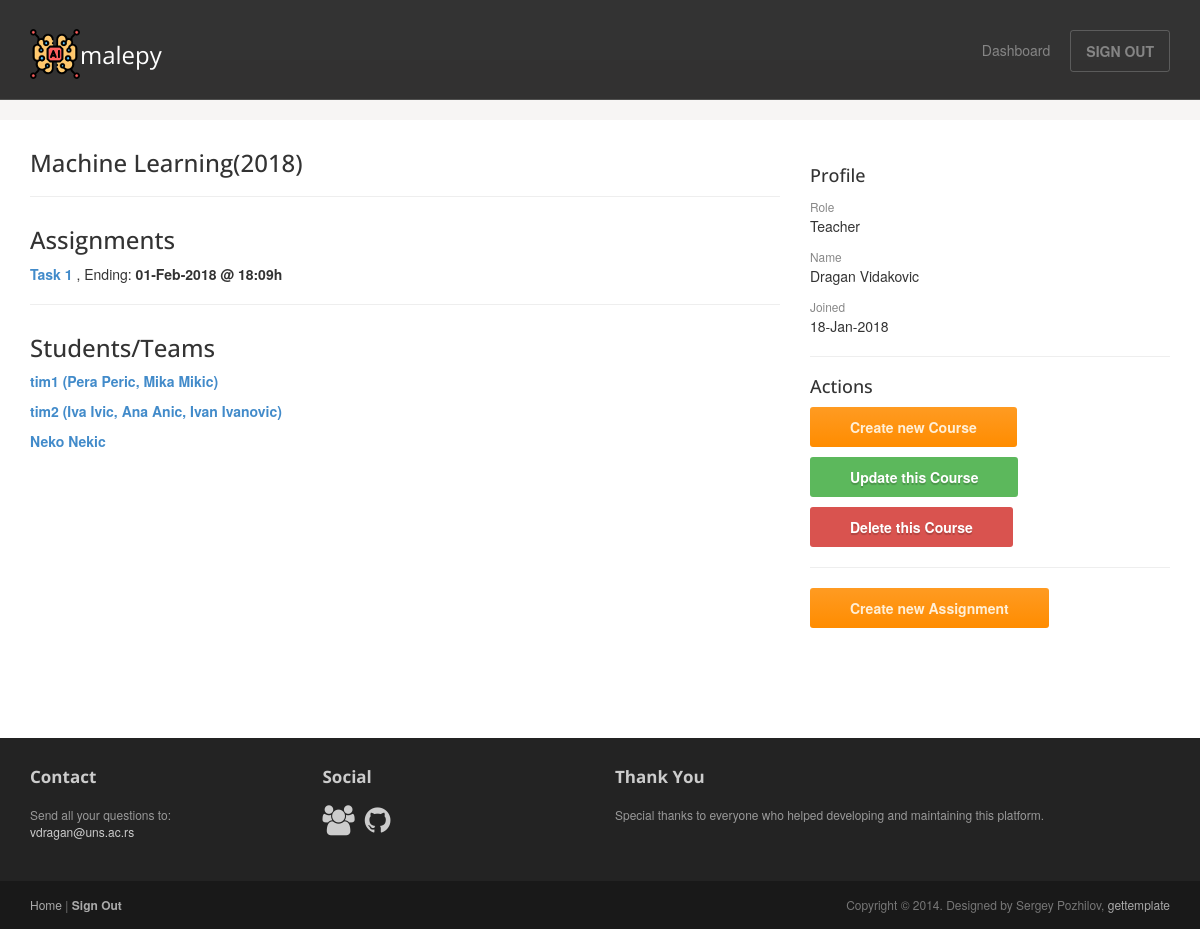
Before: /course/1/ (signed in) with the older database file.
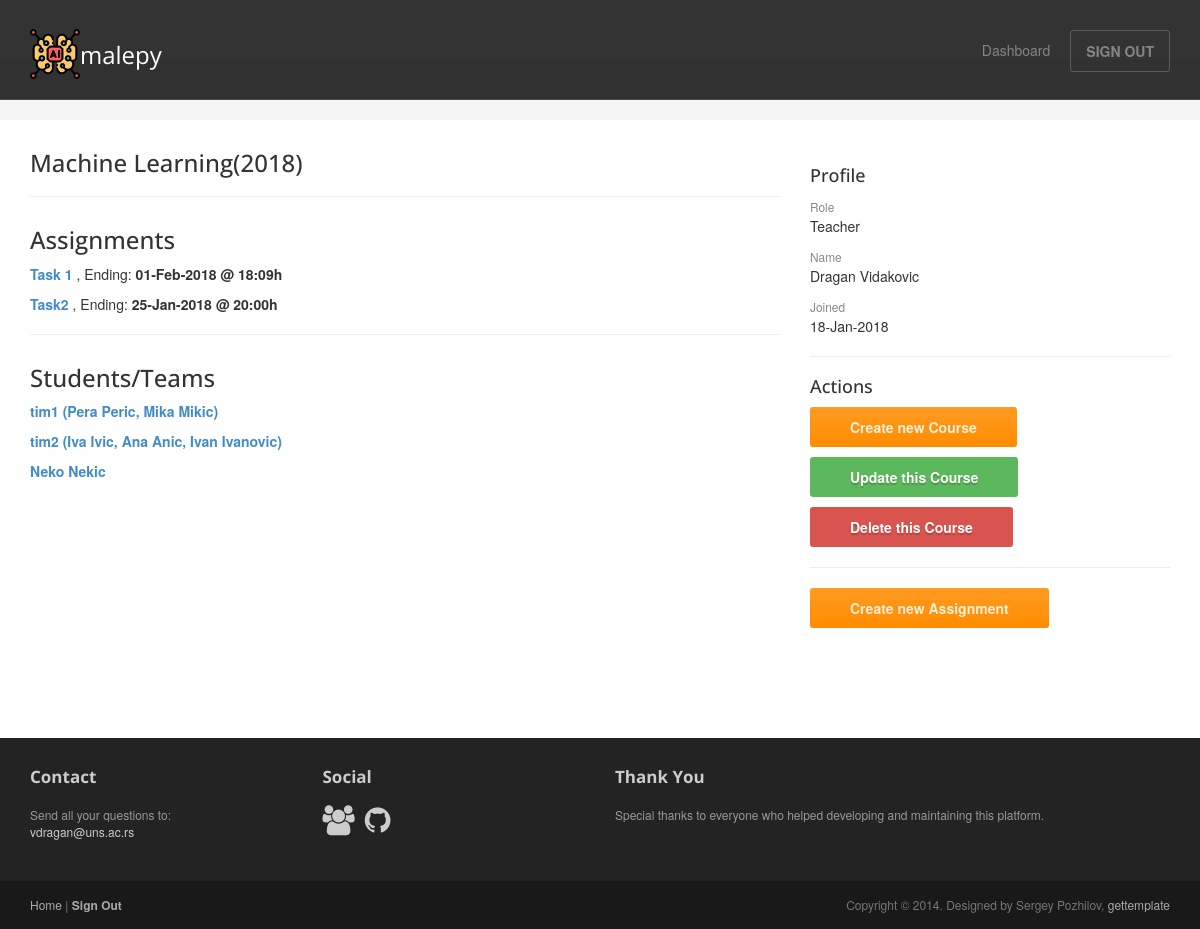
After: the same page with the newer database file.
### malepy/models.py (models this page shows, shortened)
class Assignment(models.Model):
    SORTING_CHOICES = (
        ('Asc', 'Asc'),
        ('Desc', 'Desc')
    )
    name = models.CharField(max_length=100, null=True, blank=True)
    name_en = models.CharField(max_length=100, null=False, blank=False)
    description = models.CharField(max_length=2000, null=True, blank=True)
    description_en = models.CharField(max_length=2000, null=False, blank=False)
    folder = models.CharField(max_length=100, null=False, blank=False, default='undecided')
    training = models.FileField(null=True, blank=True, upload_to=assignment_data_set_directory)
    fake_testing = models.FileField(null=True, blank=True, upload_to=assignment_data_set_directory)
    testing = models.FileField(null=True, blank=True, upload_to=assignment_data_set_directory)
    starting = models.DateTimeField(null=True, blank=True)
    ending = models.DateTimeField(null=True, blank=True)
    measurement = models.CharField(max_length=50, null=False, blank=False, default='Accuracy')
    sorting = models.CharField(max_length=4, null=False, blank=False, default='Asc', choices=SORTING_CHOICES)
    threshold = models.FloatField(null=True, blank=True)
    course = models.ForeignKey(Course, on_delete=models.CASCADE, null=False, blank=False)

class User(AbstractUser):
    user_role = models.IntegerField(null=False, blank=False, default=0)  # 0 = teacher, 1 = student
    members = models.CharField(max_length=200, null=True, blank=True)

### malepy/views.py (the view)
# urls.py: url(r'^course/(?P<course_id>[0-9]+)/$', views.course, name='course'),
@login_required(login_url='/')
def course(request, course_id):
    this_course = get_object_or_404(Course, pk=course_id)
    assignments = Assignment.objects.filter(course=this_course).order_by('-ending')
    enrollments = Enrollment.objects.filter(course=this_course).order_by('enrolled')
    students = []
    for enrollment in enrollments:
        if enrollment.user.user_role:
            students.append(enrollment.user)
    context = {"course": this_course, "assignments": assignments, "students": students}
    return render(request, 'malepy/course.html', context=context)

### malepy/templates/malepy/course.html
{% extends "malepy/user_base.html" %}
{% block article %}
    <h3>{{ course.name }}({{ course.year }})</h3>
    <hr>
    <h3>Assignments</h3>
    {% for assignment in assignments %}
        <p><b><a href="{% url 'malepy:assignment' assignment.id %}"> {{ assignment.name_en }} </a></b>, Ending: <b>{{ assignment.ending|date:"d-M-Y @ H:i" }}h</b> </p>
    {% endfor %}
    {% if not user.user_role %}
        <hr>
        <h3>Students/Teams</h3>
        {% for student in students %}
            {% if student.members %}
                <p><b><a href="">{{ student.username }} ({{ student.members }})</a> </b></p>
            {% else %}
                <p><b><a href="">{{ student.first_name }} {{ student.last_name }}</a> </b></p>
            {% endif %}
        {% endfor %}
    {% endif %}
{% endblock %}
{% block actions %}
    <hr>
    <h4>Actions</h4>
    <li><a href="{% url 'malepy:create_course_form' %}"><button class="btn btn-action">Create new Course</button></a></li>
    <li><a href="{% url 'malepy:update_course_form' course.id %}"><button class="btn btn-success">Update this Course</button></a></li>
    <li><a href="{% url 'malepy:delete_course' course.id %}"><button class="btn btn-danger">Delete this Course</button></a></li>
    <hr>
    <li><a href="{% url 'malepy:create_assignment_form' course.id %}"><button class="btn btn-action">Create new Assignment</button></a></li>
{% endblock %}

Changed rows visible on the page:
added Assignment: name_en "Task2", ending "25-Jan-2018 @ 20:00"
